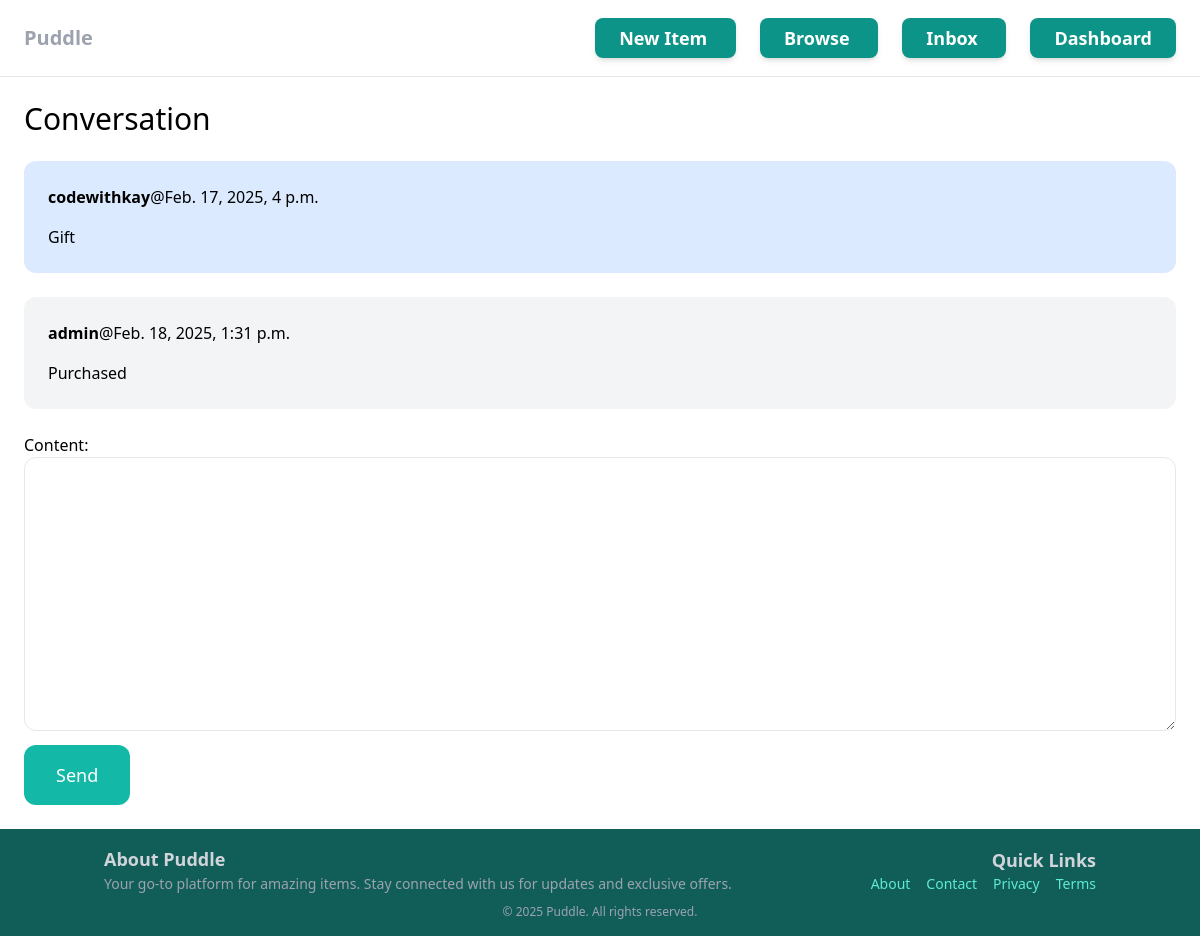
/index1/ (signed in), run on the app's committed database.
### conversation/models.py (models this page shows)
class ConversationMessage(models.Model):
    conversation = models.ForeignKey(Conversation,related_name="messages", on_delete=models.CASCADE)
    content = models.TextField()
    created_at = models.DateTimeField(auto_now_add=True)
    created_by = models.ForeignKey(User,related_name="created_message", on_delete=models.CASCADE)

### conversation/views.py (the view)
# urls.py: path("<int:pk>/", views.detail, name="detail"),
@login_required
def  detail(request,pk):
     conversation= Conversation.objects.filter(members__in=[request.user.id]).get(pk=pk)
     if request.method == "POST":
         form = ConversationMessageForm(request.POST)
         if form.is_valid():
             conversation_messages=form.save(commit=False)
             conversation_messages.conversation=conversation
             conversation_messages.created_by=request.user
             conversation_messages.save()
             conversation.save()
             return redirect("conversation:detail",pk=pk)
     else:
         form = ConversationMessageForm()
     return render(request, "conversation/detail.html", {"conversation":conversation, "form":form})

### conversation/forms.py
class ConversationMessageForm(forms.ModelForm):
    class Meta:
        model= ConversationMessage
        fields = ('content',)
        widgets = {
            "content": forms.Textarea(attrs={"class":"w-full py-4 px-6 rounded-xl border"})
        }

### conversation/templates/conversation/detail.html (shortened to what this page needs)
{% extends "core/base.html" %}
{% block content %}
<h1 class="mb-6 text-3xl">Conversation</h1>
<div class="space-y-6 hover:shadow-lg">
  {% for message in conversation.messages.all %}
    <div class="p-6 flex {% if message.created_by == request.user %} bg-blue-100 {%else%} bg-gray-100 {%endif%} rounded-xl">
        <div>
            <p class="mb-4"><strong>{{message.created_by.username}}</strong>@{{message.created_at}}</p>
            <p>{{message.content}}</p>
        </div>
    </div>
  {% endfor %}
</div>
<form method="post" action="." class="mt-6">
    {{form.as_p}}
    <button
      class=" mt-2 py-4 px-8 text-lg bg-teal-500 hover:bg-teal-700 rounded-xl text-white"
    >
      Send
    </button>
</form>
{% endblock %}

### data on the page
ConversationMessage: created_by.username "codewithkay", created_at "Feb. 17, 2025, 4 p.m.", content "Gift"
ConversationMessage: created_by.username "admin", created_at "Feb. 18, 2025, 1:31 p.m.", content "Purchased"
